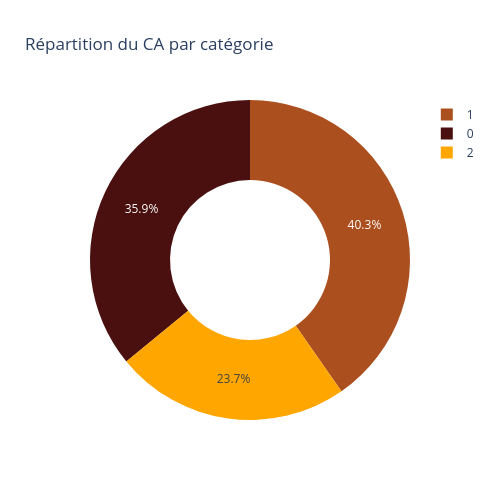

Notebook code cell kept with this figure:
### Code cell
fig = go.Figure()
fig.add_trace(go.Pie(
    labels =ca_categorie['categ'], 
    values =ca_categorie['price'],
    name='CA par catégories',
    marker = dict(colors = ['#4a1010', '#ac4f1f', '#ffa600']),
    hovertemplate = "%{value:,.0f}€",
    hole = 0.5
))
# mise en forme
fig.update_layout(
    title_text='Répartition du CA par catégorie',
    xaxis=dict(type='category'),
    separators = ". ",
    height = 500,
    width = 500
)

fig.show()

### Figure 1 — Plotly figure (JSON) as saved in the notebook; plotly's stock layout.template omitted (floating-point values rounded to 4 significant figures)
{"data": [{"hole": 0.5, "hovertemplate": "%{value:,.0f}€", "labels": [0, 1, 2], "marker": {"colors": ["#4a1010", "#ac4f1f", "#ffa600"]}, "name": "CA par catégories", "type": "pie", "values": [4205000.0, 4718000.0, 2779000.0]}], "layout": {"height": 500, "separators": ". ", "title": {"text": "Répartition du CA par catégorie"}, "width": 500, "xaxis": {"type": "category"}}}
